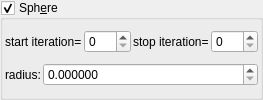
    <widget class="MyGroupBox" name="groupCheck_transf_function_enabledM_false">
     <property name="title">
      <string>Sph&amp;ere</string>
     </property>
     <property name="checkable">
      <bool>true</bool>
     </property>
     <layout class="QVBoxLayout" name="verticalLayout_17" stretch="0,0">
      <property name="spacing">
       <number>2</number>
      </property>
      <property name="leftMargin">
       <number>2</number>
      </property>
      <property name="topMargin">
       <number>2</number>
      </property>
      <property name="rightMargin">
       <number>2</number>
      </property>
      <property name="bottomMargin">
       <number>2</number>
      </property>
      <item>
       <layout class="QHBoxLayout" name="horizontalLayout_5" stretch="0,1,0,1">
        <property name="topMargin">
         <number>0</number>
        </property>
        <item>
         <widget class="QLabel" name="label_78">
          <property name="text">
           <string>start iteration=</string>
          </property>
          <property name="wordWrap">
           <bool>true</bool>
          </property>
         </widget>
        </item>
        <item>
         <widget class="MySpinBox" name="spinboxInt_transf_start_iterations_M">
          <property name="sizePolicy">
           <sizepolicy hsizetype="Minimum" vsizetype="Maximum">
            <horstretch>0</horstretch>
            <verstretch>0</verstretch>
           </sizepolicy>
          </property>
          <property name="minimum">
           <number>0</number>
          </property>
          <property name="maximum">
           <number>999</number>
          </property>
          <property name="value">
           <number>0</number>
          </property>
         </widget>
        </item>
        <item>
         <widget class="QLabel" name="label_63">
          <property name="text">
           <string>stop iteration=</string>
          </property>
          <property name="wordWrap">
           <bool>true</bool>
          </property>
         </widget>
        </item>
        <item>
         <widget class="MySpinBox" name="spinboxInt_transf_stop_iterations_M">
          <property name="sizePolicy">
           <sizepolicy hsizetype="Preferred" vsizetype="Maximum">
            <horstretch>0</horstretch>
            <verstretch>0</verstretch>
           </sizepolicy>
          </property>
          <property name="maximum">
           <number>999</number>
          </property>
         </widget>
        </item>
       </layout>
      </item>
      <item>
       <layout class="QHBoxLayout" name="horizontalLayout_12" stretch="0,1">
        <property name="topMargin">
         <number>0</number>
        </property>
        <item>
         <widget class="QLabel" name="label_13">
          <property name="text">
           <string>radius:</string>
          </property>
         </widget>
        </item>
        <item>
         <widget class="MyDoubleSpinBox" name="spinbox_transf_offsetR_1">
          <property name="sizePolicy">
           <sizepolicy hsizetype="Minimum" vsizetype="Maximum">
            <horstretch>0</horstretch>
            <verstretch>0</verstretch>
           </sizepolicy>
          </property>
          <property name="prefix">
           <string/>
          </property>
          <property name="suffix">
           <string/>
          </property>
          <property name="decimals">
           <number>6</number>
          </property>
          <property name="minimum">
           <double>0.000000000000000</double>
          </property>
          <property name="maximum">
           <double>99.998999999999995</double>
          </property>
          <property name="singleStep">
           <double>0.100000000000000</double>
          </property>
         </widget>
        </item>
       </layout>
      </item>
     </layout>
    </widget>
